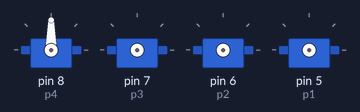
Simulated run of this sketch. Board: Arduino Uno, built with avr-gcc and run on an emulated ATmega328P. Parts: 4 × servo.

Above: at 0.05 s.
At 1.25 s:
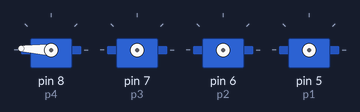
At 2.45 s:
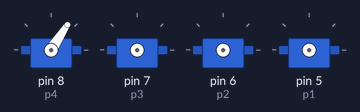
At 4.75 s:
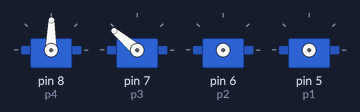
At 7.0 s:
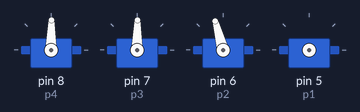
At 9.35 s:
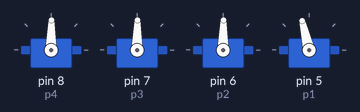
Timing chart, 0 to 12.6 s (numbered marks = the images above):
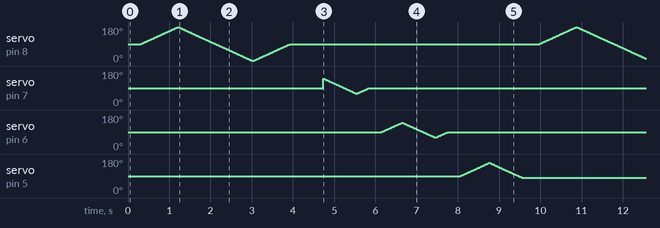

The sketch:

2_Prueba_de_movimiento_en_servomotores.ino
```cpp
//Código de prueba pára ver si los servomotores del brazo 2.0 funcionan correctamente.

#include <Servo.h>

//Asignamos de nombres para cada servomotor
Servo s1;//garra
Servo s2;//antebrazo
Servo s3;//brazo
Servo s4;//base

//Definimos los pines digitales para cada servomotor, en este código ya están configurados de acuerdo a la placa del Brazo robótico 2.0, siempre y cuando estén conectados tal como indica su manual.
#define p1 5 //garra
#define p2 6 //antebrazo
#define p3 7 //brazo
#define p4 8 //base

/*definimos los límites de posición para los servomotores: El servomotor se mueve entre 0 y 180 grados, pero puede que un servomotor no tenga tanta libertad en su movimiento y a veces choque
con sus límites físicos, teóricamente solo el servo de la garra tiene ese problema y por eso es el único con límites (está entre 80 a 160, en lugar de 0 a 180)
pero los servomotores del brazo y antebrazo también pueden chocar entre ellos, esto ya depende de nuestra experiencia con el robot*/
byte s1L = 80;//garra
byte s1R = 160;
byte s2L = 60;//ante
byte s2R = 140;
byte s3L = 60;//brazo
byte s3R = 140;
byte s4L = 0;//base
byte s4R = 180;

byte v = 10; //esta variable controlará la velocidad de los servos, se recomienda utilizar un rango entre 5 y 20.

void setup() {
  //no utilizamos el comando servo.attach aquí, por seguridad el brazo controla siempre un solo motor a la vez, el cual activa y desactiva según sea necesario.

}

void loop() {
 movimientosimple(); /*Este void se encarga de mover cada uno de los servomotores desde sus límites mínimos hasta los máximos, y viceversa
                       Util para saber también si hay algún problema mecánico que impode el movimiento total del robot*/
}

void movimientosimple(){
  //Movimiento de la base

  //Este proceso se repetirá en los demás servomotores.
  s4.attach(p4); //Se conecta el servomotor al pin correspondiente
  s4.write(90); //Se envía al servomotor a su posición de origen, en este caso el límite menor colocado al inicio
  delay(300);    //el retardo de 300 milisegundos recomendado en movimientos planos de servomotor.

  for(byte i = 90 ; i < s4R ; i++){ //Este bucle for se encarga de mover el servomotor hasta el máximo.
    s4.write(i);
    delay(v);
  }

  for(byte i = s4R ; i > s4L ; i--){ //Este otro bucle hace lo contrario, mover hasta el mínimo.
    s4.write(i);
    delay(v);
  }

  for(byte i = s4L ; i < 90 ; i++){
    s4.write(i);
    delay(v);
  }


  s4.detach(); //Se desconecta el servomotor para evitar problemas con el amperaje.


  //Movimiento del brazo, observa como el código es exactamente el mismo, tan solo cambiando los numeros 4 por 3.
  s3.attach(p3);
  s3.write(90);
  delay(300);
  for(byte i = 90 ; i < s3R ; i++){
    s4.write(i);
    delay(v);
  }
  for(byte i = s3R ; i > s3L ; i--){
    s3.write(i);
    delay(v);
  }
  for(byte i = s3L ; i < 90 ; i++){
    s3.write(i);
    delay(v);
  }
  s3.detach();

  //Movimiento del antebrazo
  s2.attach(p2);
  s2.write(90);
  delay(300);
  for(byte i = 90 ; i < s2R ; i++){
    s2.write(i);
    delay(v);
  }
  for(byte i = s2R ; i > s2L ; i--){
    s2.write(i);
    delay(v);
  }
  for(byte i = s2L ; i < 90 ; i++){
    s2.write(i);
    delay(v);
  }
  s2.detach();

  //Movimiento de la garra
  s1.attach(p1);
  s1.write(90);
  delay(300);
  for(byte i = 90 ; i < s1R ; i++){
    s1.write(i);
    delay(v);
  }
  for(byte i = s1R ; i > s1L ; i--){
    s1.write(i);
    delay(v);
  }
  for(byte i = s1L ; i < 90 ; i++){
    s1.write(i);
    delay(v);
  s1.detach();
 }
}
```
